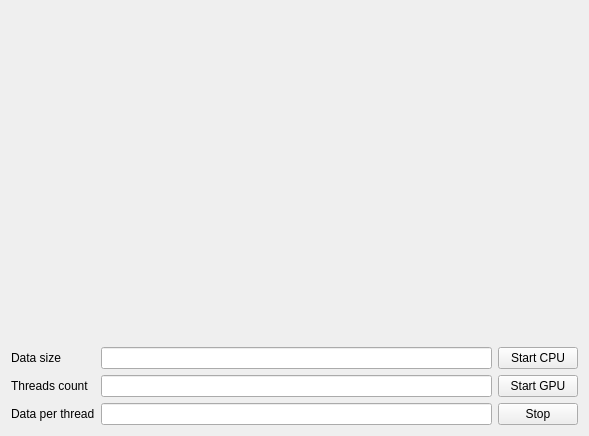
<?xml version="1.0" encoding="UTF-8"?>
<ui version="4.0">
 <class>MainWindow</class>
 <widget class="QMainWindow" name="MainWindow">
  <property name="geometry">
   <rect>
    <x>0</x>
    <y>0</y>
    <width>589</width>
    <height>436</height>
   </rect>
  </property>
  <property name="windowTitle">
   <string>CPU &amp; GPU compare</string>
  </property>
  <widget class="QWidget" name="centralWidget">
   <layout class="QGridLayout" name="gridLayout">
    <item row="0" column="0" colspan="3">
     <widget class="QwtPlot" name="plot"/>
    </item>
    <item row="1" column="0">
     <widget class="QLabel" name="label">
      <property name="text">
       <string>Data size</string>
      </property>
     </widget>
    </item>
    <item row="1" column="1">
     <widget class="QLineEdit" name="dataSizeEdit"/>
    </item>
    <item row="1" column="2">
     <widget class="QPushButton" name="startCPUButton">
      <property name="text">
       <string>Start CPU</string>
      </property>
     </widget>
    </item>
    <item row="2" column="0">
     <widget class="QLabel" name="label_2">
      <property name="text">
       <string>Threads count</string>
      </property>
     </widget>
    </item>
    <item row="2" column="1">
     <widget class="QLineEdit" name="threadsCountEdit"/>
    </item>
    <item row="2" column="2">
     <widget class="QPushButton" name="startGPUButton">
      <property name="text">
       <string>Start GPU</string>
      </property>
     </widget>
    </item>
    <item row="3" column="2">
     <widget class="QPushButton" name="stopButton">
      <property name="text">
       <string>Stop</string>
      </property>
     </widget>
    </item>
    <item row="3" column="1">
     <widget class="QLineEdit" name="dataPerThread">
      <property name="readOnly">
       <bool>true</bool>
      </property>
     </widget>
    </item>
    <item row="3" column="0">
     <widget class="QLabel" name="label_3">
      <property name="text">
       <string>Data per thread</string>
      </property>
     </widget>
    </item>
   </layout>
  </widget>
 </widget>
 <layoutdefault spacing="6" margin="11"/>
 <customwidgets>
  <customwidget>
   <class>QwtPlot</class>
   <extends>QFrame</extends>
   <header>qwt_plot.h</header>
  </customwidget>
 </customwidgets>
 <tabstops>
  <tabstop>dataSizeEdit</tabstop>
  <tabstop>threadsCountEdit</tabstop>
  <tabstop>dataPerThread</tabstop>
  <tabstop>startCPUButton</tabstop>
  <tabstop>startGPUButton</tabstop>
  <tabstop>stopButton</tabstop>
 </tabstops>
 <resources/>
 <connections/>
</ui>
